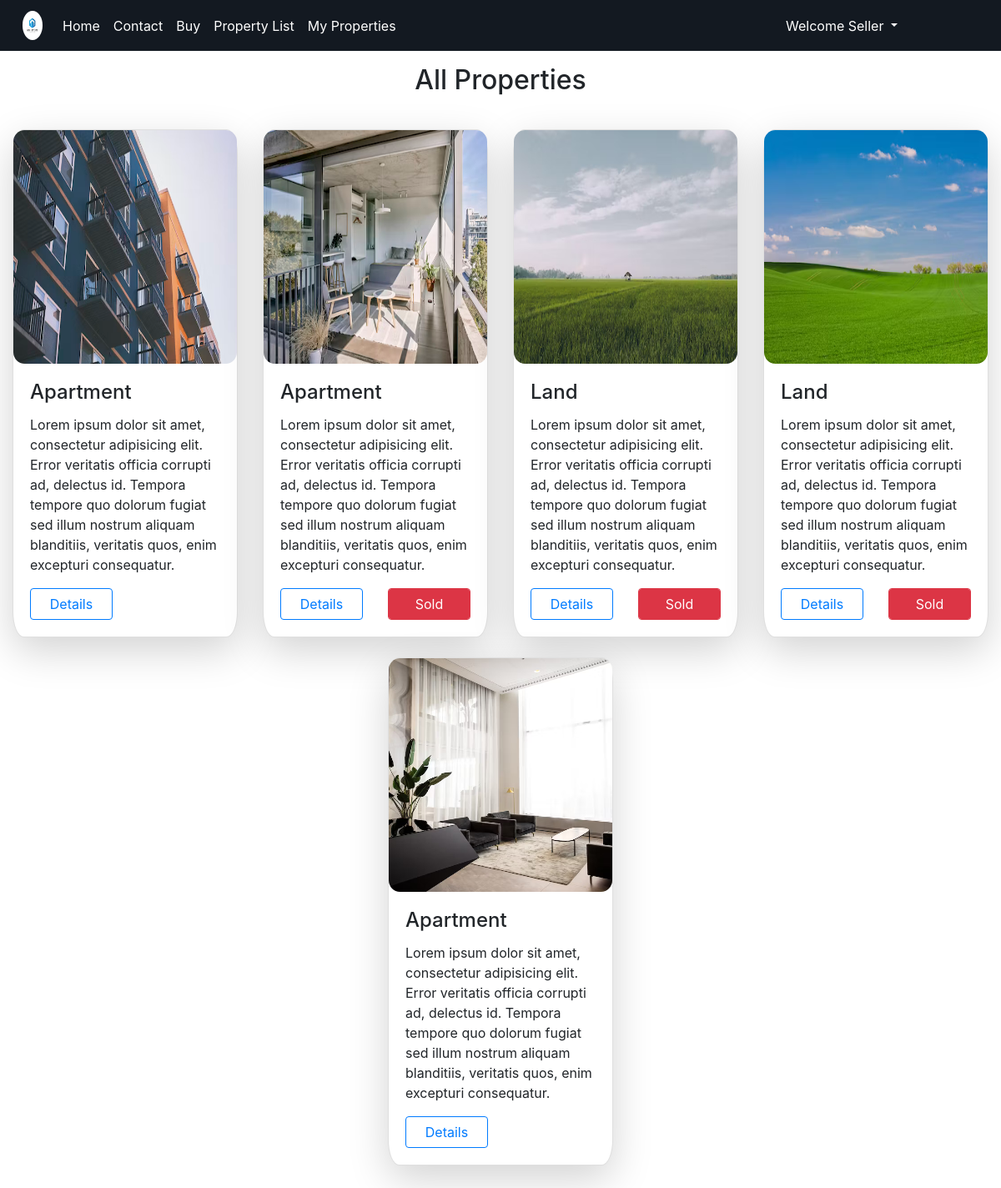
The page /myprop/ (signed in) on the database its author committed.
### RApp/models.py (models this page shows)
class Property(models.Model):
    y = [
        ('s','Select your Property Type'),
        ('1','Residential'),
        ('2','Commercial'),
        ('3','Agricultural'),
        ('4','Industrial'),
    ]
    d = [
        ('a','Available'),
        ('g','Sold'),
    ]
    proptitle = models.CharField(max_length=200)
    proptype = models.CharField(choices=y,default='s',max_length=15)
    propcity = models.CharField(max_length=200)
    propstate = models.CharField(max_length=200)
    propzipcode = models.CharField(max_length=20)
    propdesc = models.TextField()
    propsqft = models.PositiveIntegerField()
    propprice = models.DecimalField(max_digits=10,decimal_places=2)
    main_photo =models.ImageField(upload_to='Prroperties/',default='prop.png')
    photo_1 = models.ImageField(upload_to='properties/', blank=True, null=True)
    photo_2 = models.ImageField(upload_to='properties/', blank=True, null=True)
    list_date = models.DateTimeField(auto_now_add=True)
    propstatus = models.CharField(choices=d,default='a',max_length=10)
    propdoc = models.FileField(upload_to='Attachments/')
    propsoldto = models.CharField(max_length=200,null=True,blank=True)
    propown = models.CharField(max_length=200,default='Default Owner')
    propprevown = models.CharField(max_length=200,default='Owner')
    pown = models.ForeignKey(User,on_delete=models.CASCADE)

### RApp/views.py (the view)
# urls.py: path('myprop/',views.propmy,name="mp"),
def propmy(request):
	m = Property.objects.filter(Q(pown_id=request.user.id) | Q(propsoldto=request.user.eid))
	return render(request,'html/userproperties.html',{'z1':m})

### templates/html/userproperties.html (shortened to what this page needs)
{% extends 'html/base.html' %}
{% block content %}
<div class="container-fluid">
    <h3 style="display:flex ;
    justify-content: center;
    font-size: 2rem;"
    class="my-3">All Properties</h3>
    <div class="row">
        {% for property in z1 %}
            <div class="col-md-3 mt-4 mx-auto">
                <div class="card shadow-lg" style="border-radius: 5%;">
                    <img class="card-img-top" src="{{ property.main_photo.url }}" alt="Property Image" style="width:100%;
                     height:35vh; border-radius: 5%;">
                    <div class="card-body">
                        <h4 class="card-title">{{ property.proptitle }}</h4>
                        <p class="card-text">{{ property.propdesc }}</p>
                        <div class="row">
                            <div class="col">
                                <a href="{% url 'apropdet' property.id %}" class="btn btn-outline-primary form-control">Details</a>
                            </div>
                            <div class="col">
                                {% if property.propsoldto %}
                                    <a href="{% url 'soldet' property.id %}" class="btn btn-danger form-control">Sold</a>
                                {% endif %}
                            </div>
                        </div>
                    </div>
                </div>
            </div>
        {% endfor %}
    </div>
    <br>
    <br>
</div>
{% endblock %}

### static/css/style.css (style rules this page uses)
img { width: 70%; float: right; }

### rows shown on the page
Property: main_photo (picture), proptitle "Apartment", propdesc "Lorem ipsum dolor sit amet, consectetur adipisicing elit. Error veritatis officia corrupti ad, delectus id. Tempora tempore quo dolorum fugiat sed illum nostrum aliquam blanditiis, veritatis quos, enim excepturi consequatur."
Property: main_photo (picture), proptitle "Apartment", propdesc "Lorem ipsum dolor sit amet, consectetur adipisicing elit. Error veritatis officia corrupti ad, delectus id. Tempora tempore quo dolorum fugiat sed illum nostrum aliquam blanditiis, veritatis quos, enim excepturi consequatur.", propsoldto "Sold"
Property: main_photo (picture), proptitle "Land", propdesc "Lorem ipsum dolor sit amet, consectetur adipisicing elit. Error veritatis officia corrupti ad, delectus id. Tempora tempore quo dolorum fugiat sed illum nostrum aliquam blanditiis, veritatis quos, enim excepturi consequatur.", propsoldto "Sold"
Property: main_photo (picture), proptitle "Land", propdesc "Lorem ipsum dolor sit amet, consectetur adipisicing elit. Error veritatis officia corrupti ad, delectus id. Tempora tempore quo dolorum fugiat sed illum nostrum aliquam blanditiis, veritatis quos, enim excepturi consequatur.", propsoldto "Sold"
Property: main_photo (picture), proptitle "Apartment", propdesc "Lorem ipsum dolor sit amet, consectetur adipisicing elit. Error veritatis officia corrupti ad, delectus id. Tempora tempore quo dolorum fugiat sed illum nostrum aliquam blanditiis, veritatis quos, enim excepturi consequatur."
